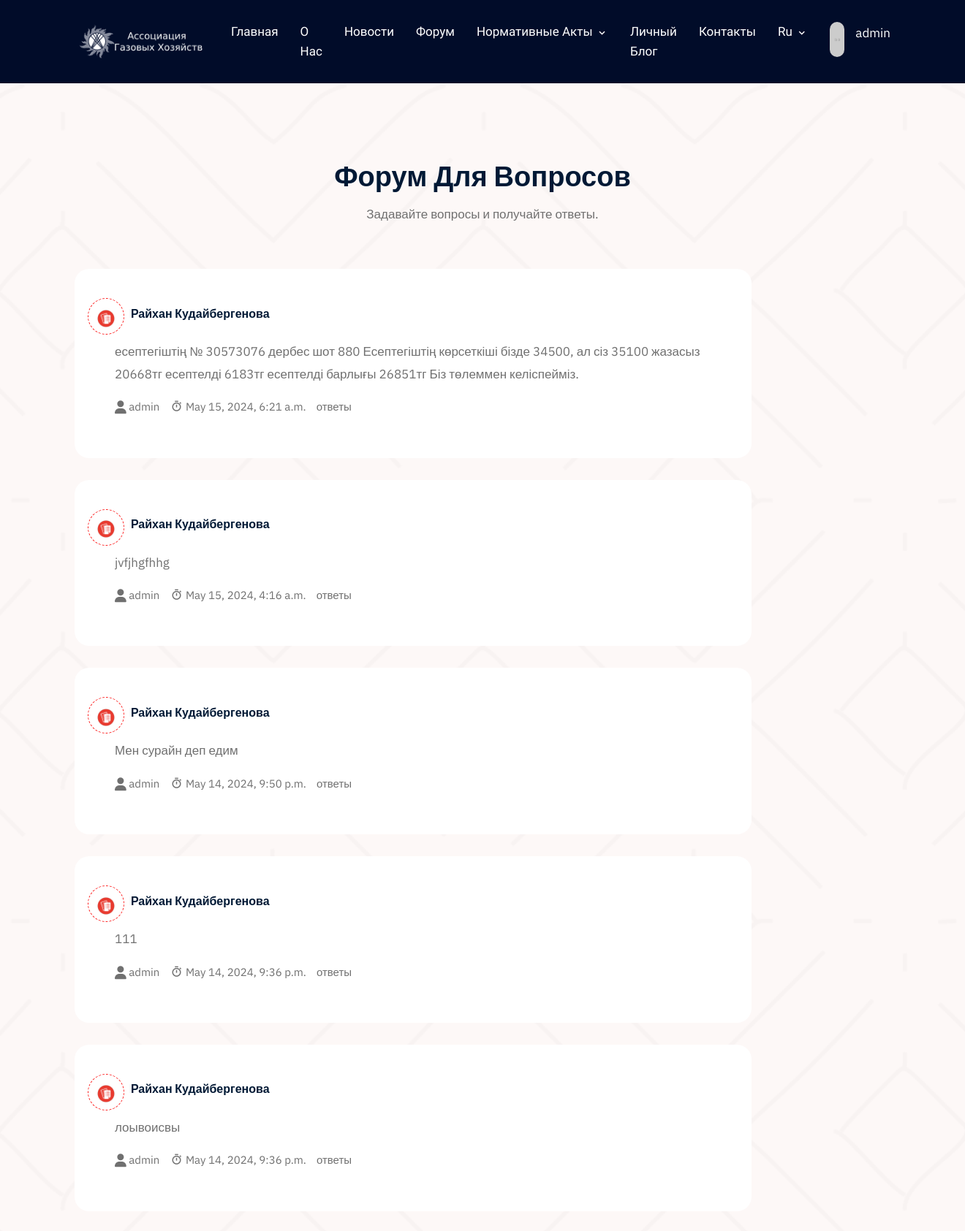
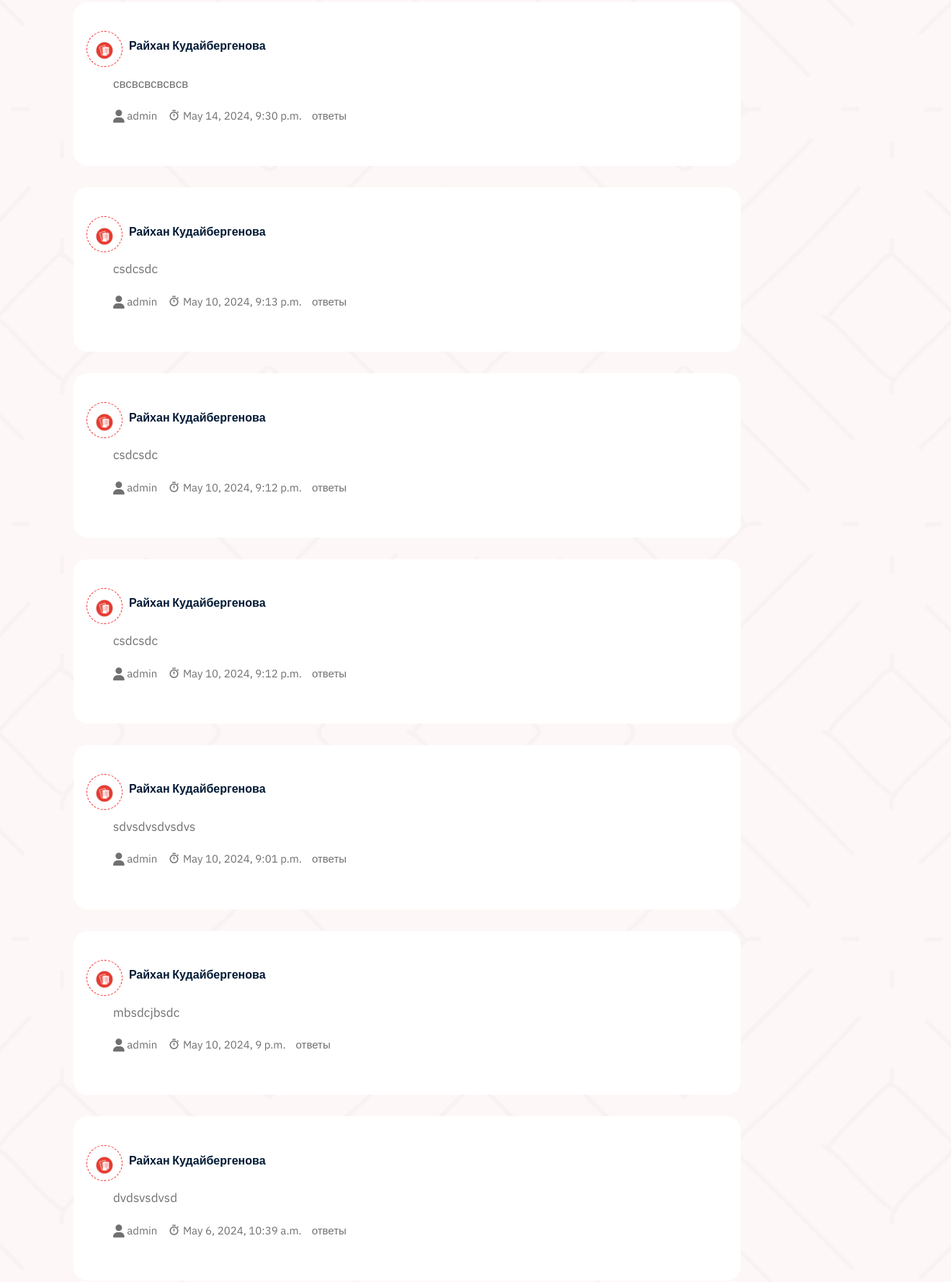
/forum/messages/ (signed in, upper part), run on the app's committed database (2 pictures, top to bottom).
### forum/models.py (models this page shows, shortened)
class Message(models.Model):
    message = models.TextField()
    user = models.ForeignKey(User, on_delete=models.CASCADE, related_name='user_message')
    created_at = models.DateTimeField(auto_now_add=True)
    answers = models.ManyToManyField('self', related_name='answer', symmetrical= False, blank=True)
    public = models.BooleanField(default=False)

### forum/views.py (the view)
# urls.py: path('messages/', MessagePageView.as_view(), name='messages'),
class MessagePageView(TemplateView):
    template_name = 'message.html'
    def get_context_data(self, **kwargs):
        context = super().get_context_data(**kwargs)
        context["messages"] = get_user_message(self.request)
        context["lng"] = get_lng(self.request)
        context["last_news"] = last_news(self.request)
        return context

### forum/views.py (called while the page is built)
def get_user_message(request):
    if (request.user.profile.role =='lawyer'):
        messages = Message.objects.exclude(user = request.user).filter(answers = None).order_by('-created_at')
    else :
        messages = Message.objects.filter(user = request.user).order_by('-created_at')
    return messages

### news/views.py (called while the page is built)
def last_news(request):
    news = News.objects.all().order_by('-date')[:5]
    return news

### site_app/views.py (called while the page is built)
def get_lng(request):
    cocckie = request.COOKIES.get('lng')
    if cocckie:
        return cocckie
    else:
        return 'ru'

### templates/message.html (shortened to what this page needs)
<!doctype html>
{% load static %}
{% include 'includes/head.html' %}
{%if lng == 'ru'%}
        <section class="job-style-two job-list-section pt-100 pb-70">
            <div class="container">
                <div class="section-title text-center">
                    <h2>Форум для вопросов</h2>
                    <p>Задавайте вопросы и получайте ответы.</p>
                </div>
                {%for i in messages %}
                <div class="row">
                    <div class="col-lg-10" >
                        <div class="job-card-two" style = "border-radius: 20px;">
                            <div class="col">
                                <div class="row">
                                    <div class="company-logo" style="margin:0;">
                                        <img src="{% static 'assets/img/company-logo/1.png'%}" alt="logo">
                                    </div>
                                    <div class = "d-flex align-items-center" style = "margin-left:1%;width:250px; padding:0;">
                                        <h6>
                                            {{i.user.first_name}} {{i.user.last_name}}
                                        </h6>
                                    </div>
                                </div>
                                <div class="col-md-12 mt-2">
                                    <div class="job-info">
                                        <p>{{i.message}}</p>
                                        <ul>
                                            <li>
                                            <i class="fa-solid fa-user"></i>
                                            {{i.user.username }}
                                            </li>
                                            <li>
                                            <i class="bx bx-stopwatch"></i>
                                            {{i.created_at}}
                                            </li>
                                            {%if user.profile.role == 'lawyer'%}
                                            <li class = "action forum-btn active"  style="position: inherit;background:none;color: #000" onclick = "set_id({{i.id}})" style = "cursor:pointer;">
                                                ответить
                                            </li>
                                            {%else%}
                                            <li class = "action" data-tab = "item{{i.id}}" style = "cursor:pointer;">
                                                ответы
                                            </li>
                                            {%endif%}
                                            </ul>
                                    </div>
                                </div>
                            </div>
                        </div>
                    </div>
                </div>
                {%endfor%}
            </div>
        </section>
       {%endif%}
  	</body>
</html>

### templates/includes/navbar.html (shortened to what this page needs)
{% load static %}
{% if lng == 'ru' %}
		<div class="navbar-area">
			<div class="main-nav">
				<div class="container">
					<nav class="navbar navbar-expand-lg navbar-light">
						<a class="navbar-brand" href="{% url 'home_page' %}">
							<img src="{%static 'assets/img/logoAssosation.png'%}" width="200" alt="logo">
						</a>
						<div class="collapse navbar-collapse mean-menu" id="navbarSupportedContent">
							<ul class="navbar-nav m-auto">
								<li class="nav-item">
									<a href="{% url 'home_page' %}" class="nav-link">Главная</a>
								</li>
								<li class="nav-item">
									<a href="{% url 'about' %}" class="nav-link">О Нас</a>
								</li>
								<li class="nav-item">
									<a href="{% url 'news' %}" class="nav-link">Новости</a>
								</li>
                                <li class="nav-item">
									<a href="{% url 'forum' %}" class="nav-link">Форум</a>
								</li>
								<li class="nav-item">
									<a href="#" class="nav-link dropdown-toggle ">Нормативные акты</a>
								</li>
                                <li class="nav-item">
									<a href="{% url 'personal_blog' %}" class="nav-link">Личный блог</a>
								</li>
								<li class="nav-item">
									<a href="{% url 'contacts' %}" class="nav-link">Контакты</a>
								</li>
								<li class="nav-item">
									<a href="javascript:void(0);" class="nav-link dropdown-toggle ">ru</a>
								</li>
								{% if user.is_authenticated %}
								<li class="nav-item" >
									{% if user.profile.profile_picture %}
									<a href="#" class="nav-link signin-btn">
										<img style = "width:6vh; height:6vh; border-radius:3vh;" src = "/media/{{user.profile.profile_picture}}">
									</a>
									{%else%}
									<a href="#" class="nav-link signin-btn">
										<img style = "width:6vh; height:6vh; border-radius:3vh;" src = "{% static 'assets/img/account.jpg'%}">
									</a>
									{%endif%}
								</li>
								<li class="nav-item" >
									<p class="d-flex align-items-center" style="color: white;">{{  user.username }}</p>
								</li>
								{%endif%}
							</ul>
						</div>
					</nav>
				</div>
			</div>
		</div>
		{%endif%}

### site_app/static/assets/css/meanmenu.css (style rules this page uses)
.main-nav { background:#000;position:absolute;top:0;left:0;padding-top:15px;padding-bottom:15px;width:100%;z-index:999;height:auto }
.navbar-light .navbar-brand,.navbar-light .navbar-brand:hover { color:#fff;font-weight:700;text-transform:uppercase }
.main-nav nav ul { padding:0;margin:0;list-style-type:none }
.main-nav nav .navbar-nav .nav-item { position:relative;padding:15px 0 }
.main-nav nav .navbar-nav .nav-item a { font-weight:500;font-size:16px;text-transform:uppercase;color:#fff;padding-left:0;padding-right:0;padding-top:0;padding-bottom:0;margin-left:15px;margin-right:15px }

### data on the page
Message: user.first_name "Райхан", user.last_name "Кудайбергенова", message "есептегіштің № 30573076 дербес шот 880 Есептегіштің көрсеткіші бізде 34500, ал сіз 35100 жазасыз 20668тг есептелді 6183тг есептелді барлығы 26851тг Біз төлеммен келіспейміз.", user.username "admin", created_at "May 15, 2024, 6:21 a.m."
Message: user.first_name "Райхан", user.last_name "Кудайбергенова", message "jvfjhgfhhg", user.username "admin", created_at "May 15, 2024, 4:16 a.m."
Message: user.first_name "Райхан", user.last_name "Кудайбергенова", message "Мен сурайн деп едим", user.username "admin", created_at "May 14, 2024, 9:50 p.m."
Message: user.first_name "Райхан", user.last_name "Кудайбергенова", message "111", user.username "admin", created_at "May 14, 2024, 9:36 p.m."
Message: user.first_name "Райхан", user.last_name "Кудайбергенова", message "лоывоисвы", user.username "admin", created_at "May 14, 2024, 9:36 p.m."
Message: user.first_name "Райхан", user.last_name "Кудайбергенова", message "свсвсвсвсвсв", user.username "admin", created_at "May 14, 2024, 9:30 p.m."
Message: user.first_name "Райхан", user.last_name "Кудайбергенова", message "csdcsdc", user.username "admin", created_at "May 10, 2024, 9:13 p.m."
Message: user.first_name "Райхан", user.last_name "Кудайбергенова", message "csdcsdc", user.username "admin", created_at "May 10, 2024, 9:12 p.m."
Message: user.first_name "Райхан", user.last_name "Кудайбергенова", message "csdcsdc", user.username "admin", created_at "May 10, 2024, 9:12 p.m."
Message: user.first_name "Райхан", user.last_name "Кудайбергенова", message "sdvsdvsdvsdvs", user.username "admin", created_at "May 10, 2024, 9:01 p.m."
Message: user.first_name "Райхан", user.last_name "Кудайбергенова", message "mbsdcjbsdc", user.username "admin", created_at "May 10, 2024, 9 p.m."
Message: user.first_name "Райхан", user.last_name "Кудайбергенова", message "dvdsvsdvsd", user.username "admin", created_at "May 6, 2024, 10:39 a.m."

### other printed values
{{ user.username }} "admin"
